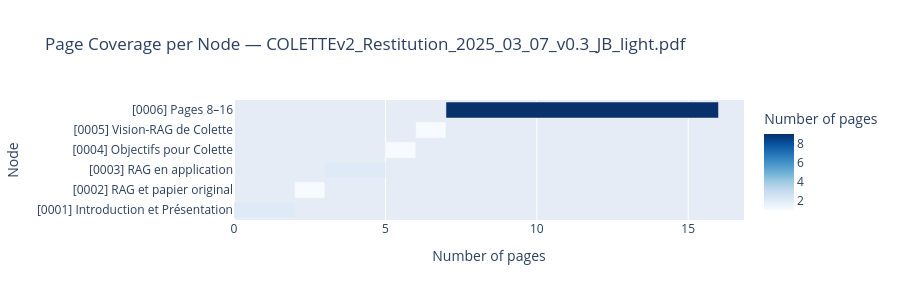

Here is the notebook cell this chart was saved with:
### Markdown cell above
## 6. Page Coverage

Gantt-style chart showing which pages belong to which section.

### Code cell
for h in hierarchies:
    flat = h.flat_nodes()
    # build rows: only leaf nodes (no children) or all nodes
    rows = []
    for n in flat:
        rows.append(dict(
            Node=f'[{n.node_id}] {n.title[:40]}',
            Start=n.start_page,
            Finish=n.end_page + 1,
            Pages=n.end_page - n.start_page + 1,
        ))
    df_gantt = pd.DataFrame(rows)

    fig = px.bar(
        df_gantt, x='Pages', y='Node', orientation='h',
        base='Start',
        title=f'Page Coverage per Node — {Path(h.doc_name).name}',
        labels={'Start': 'Start page', 'Pages': 'Number of pages'},
        hover_data=['Start', 'Finish', 'Pages'],
        color='Pages',
        color_continuous_scale='Blues',
    )
    fig.update_layout(height=max(300, len(rows) * 28 + 100), yaxis={'categoryorder': 'trace'})
    fig.show()

### Figure 1 — Plotly figure (JSON) as saved in the notebook; plotly's stock layout.template omitted (floating-point values rounded to 4 significant figures)
{"data": [{"base": [0, 2, 3, 5, 6, 7], "customdata": [[2], [3], [5], [6], [7], [16]], "hovertemplate": "Start page=%{base}<br>Number of pages=%{marker.color}<br>Node=%{y}<br>Finish=%{customdata[0]}<extra></extra>", "legendgroup": "", "marker": {"color": [2, 1, 2, 1, 1, 9], "coloraxis": "coloraxis", "pattern": {"shape": ""}}, "name": "", "orientation": "h", "showlegend": false, "textposition": "auto", "type": "bar", "x": [2, 1, 2, 1, 1, 9], "xaxis": "x", "y": ["[0001] Introduction et Présentation", "[0002] RAG et papier original", "[0003] RAG en application", "[0004] Objectifs pour Colette", "[0005] Vision-RAG de Colette", "[0006] Pages 8–16"], "yaxis": "y"}], "layout": {"barmode": "relative", "coloraxis": {"colorbar": {"title": {"text": "Number of pages"}}, "colorscale": [[0, "rgb(247,251,255)"], [0.125, "rgb(222,235,247)"], [0.25, "rgb(198,219,239)"], [0.375, "rgb(158,202,225)"], [0.5, "rgb(107,174,214)"], [0.625, "rgb(66,146,198)"], [0.75, "rgb(33,113,181)"], [0.875, "rgb(8,81,156)"], [1, "rgb(8,48,107)"]]}, "height": 300, "legend": {"tracegroupgap": 0}, "title": {"text": "Page Coverage per Node — COLETTEv2_Restitution_2025_03_07_v0.3_JB_light.pdf"}, "xaxis": {"anchor": "y", "domain": [0, 1], "title": {"text": "Number of pages"}}, "yaxis": {"anchor": "x", "categoryorder": "trace", "domain": [0, 1], "title": {"text": "Node"}}}}
